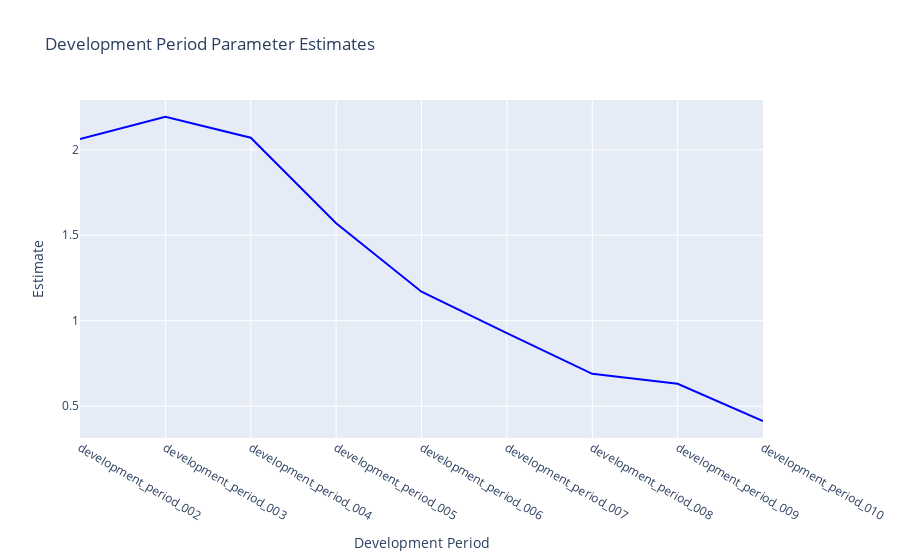

Notebook cell for this chart:
### Code cell
rky.icrfs.TrendPlot('dev')

### Figure 1 — Plotly figure (JSON) as saved in the notebook; plotly's stock layout.template omitted (floating-point values rounded to 4 significant figures)
{"data": [{"hovertemplate": "Development Period=%{x}<br>Estimate=%{y}<extra></extra>", "legendgroup": "", "line": {"color": "blue", "dash": "solid"}, "marker": {"symbol": "circle"}, "mode": "lines", "name": "", "orientation": "v", "showlegend": false, "type": "scatter", "x": ["development_period_002", "development_period_003", "development_period_004", "development_period_005", "development_period_006", "development_period_007", "development_period_008", "development_period_009", "development_period_010"], "xaxis": "x", "y": [2.064, 2.193, 2.07, 1.57, 1.17, 0.9265, 0.6891, 0.6302, 0.4122], "yaxis": "y"}], "layout": {"legend": {"tracegroupgap": 0}, "showlegend": false, "title": {"text": "Development Period Parameter Estimates"}, "xaxis": {"anchor": "y", "domain": [0, 1], "title": {"text": "Development Period"}}, "yaxis": {"anchor": "x", "domain": [0, 1], "title": {"text": "Estimate"}}}}
